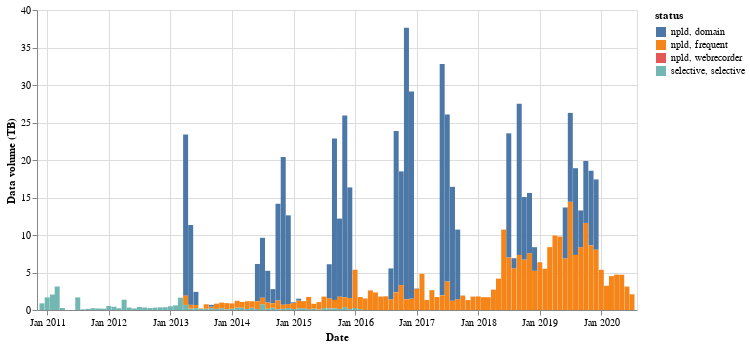

This figure's notebook cell:
### Code cell
import altair as alt

alt.Chart(df).mark_bar().encode(
    x=alt.X('dates:T', axis = alt.Axis(title = 'Date', format = ("%b %Y"))),
    y=alt.Y('terabytes', axis=alt.Axis(title='Data volume (TB)')),
    color='status:N',
    tooltip=[alt.Tooltip('dates:T', format='%A, %e %B %Y'),'status:N', 'count', 'terabytes']
).properties(width=600)

### Figure 1 — Vega-Lite specification as saved in the notebook (floating-point values rounded to 4 significant figures; data arrays with more than 128 entries replaced by an {"elided": "..."} marker saying what was removed)
{"config": {"view": {"continuousWidth": 400, "continuousHeight": 300}}, "data": {"name": "data-7f882eb1083910c463511a50d4930bb4"}, "mark": "bar", "encoding": {"color": {"type": "nominal", "field": "status"}, "tooltip": [{"type": "temporal", "field": "dates", "format": "%A, %e %B %Y"}, {"type": "nominal", "field": "status"}, {"type": "quantitative", "field": "count"}, {"type": "quantitative", "field": "terabytes"}], "x": {"type": "temporal", "axis": {"format": "%b %Y", "title": "Date"}, "field": "dates"}, "y": {"type": "quantitative", "axis": {"title": "Data volume (TB)"}, "field": "terabytes"}}, "width": 600, "$schema": "https://vega.github.io/schema/vega-lite/v4.8.1.json", "datasets": {"data-7f882eb1083910c463511a50d4930bb4": {"elided": "195 records"}}}
